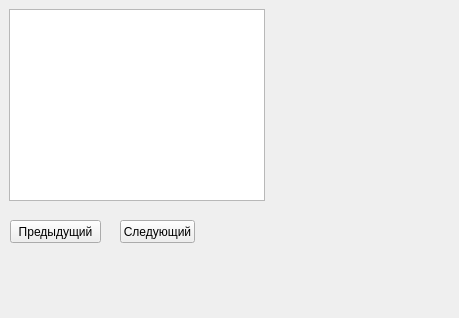
<?xml version="1.0" encoding="UTF-8"?>
<ui version="4.0">
 <class>theoryForm</class>
 <widget class="QWidget" name="theoryForm">
  <property name="geometry">
   <rect>
    <x>0</x>
    <y>0</y>
    <width>459</width>
    <height>318</height>
   </rect>
  </property>
  <property name="windowTitle">
   <string>Form</string>
  </property>
  <widget class="QTextBrowser" name="textBrowser">
   <property name="geometry">
    <rect>
     <x>9</x>
     <y>9</y>
     <width>256</width>
     <height>192</height>
    </rect>
   </property>
   <property name="sizePolicy">
    <sizepolicy hsizetype="Expanding" vsizetype="Expanding">
     <horstretch>0</horstretch>
     <verstretch>0</verstretch>
    </sizepolicy>
   </property>
   <property name="minimumSize">
    <size>
     <width>0</width>
     <height>0</height>
    </size>
   </property>
  </widget>
  <widget class="QPushButton" name="prevPage">
   <property name="geometry">
    <rect>
     <x>10</x>
     <y>220</y>
     <width>91</width>
     <height>23</height>
    </rect>
   </property>
   <property name="text">
    <string>Предыдущий</string>
   </property>
  </widget>
  <widget class="QPushButton" name="nextPage">
   <property name="geometry">
    <rect>
     <x>120</x>
     <y>220</y>
     <width>75</width>
     <height>23</height>
    </rect>
   </property>
   <property name="text">
    <string>Следующий</string>
   </property>
  </widget>
 </widget>
 <resources/>
 <connections/>
</ui>
